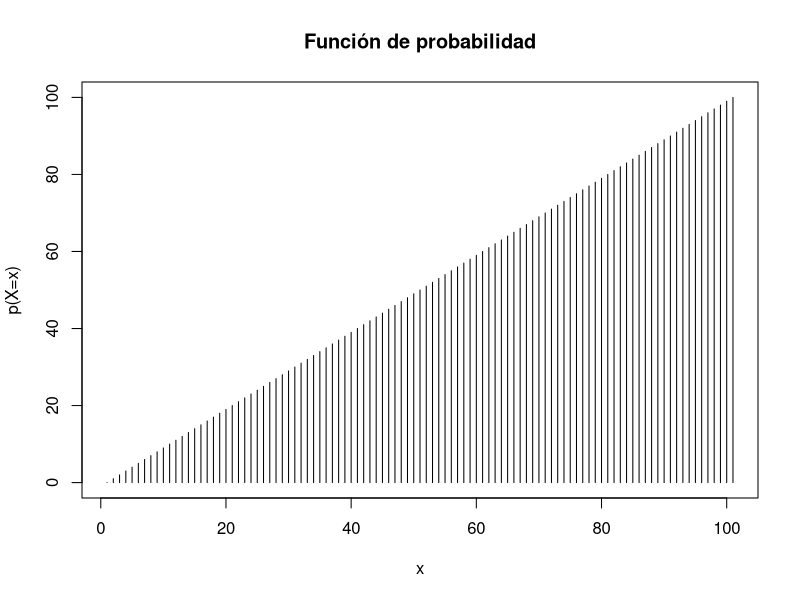
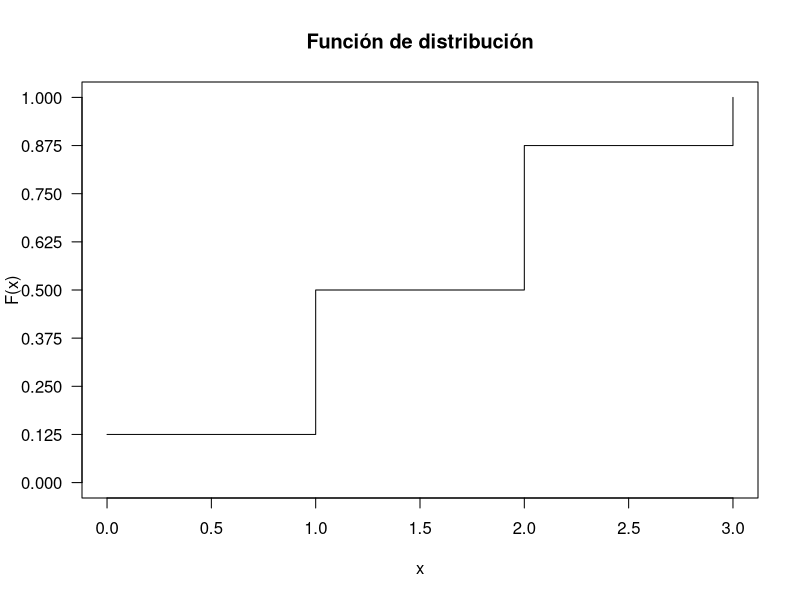
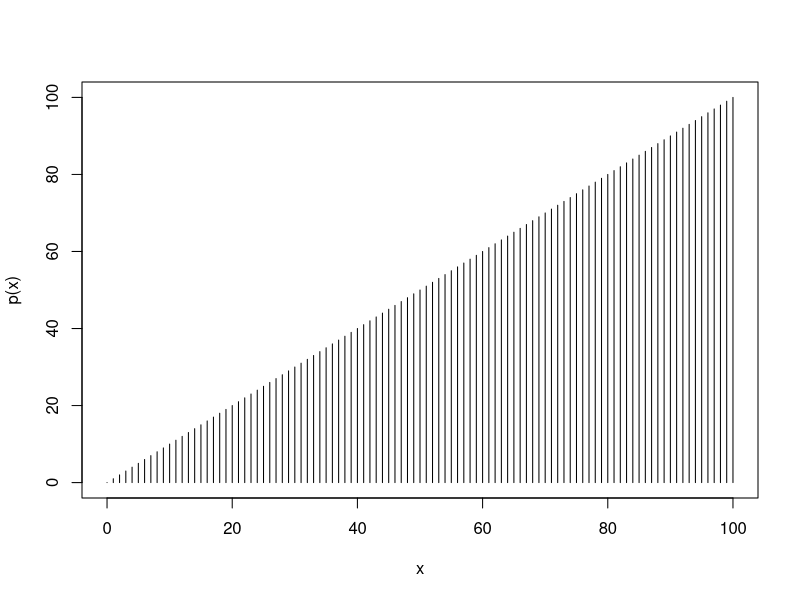

The R source for these figures, in order:
## ---- chunk 1
knitr::opts_chunk$set(echo = TRUE)
## ---- chunk 2
p_heads <- function(x, n, p) {
  # ???????????????????
}

x = 0:100
p = p_heads(x,  100, 0.5)
plot(x, p, type = 'h', xlab = "x", ylab = "p(X=x)", 
     main = "Función de probabilidad")

## ---- chunk 3
# WARNING: Not properly vectorized!
F_heads <- function(x, n, p) {
  # sum(p_heads(???????????????, n, p))
}
# Due to non-vectorization --> FAILS: F_heads(0:2, 3, 0.5)
# To correct it:
F_heads <- Vectorize(F_heads)

# P(40 <= X <= 60)
# ???????????????????????

# P(40 < X < 60)
# ???????????????????????

# P(40 <= X < 60)
# ???????????????????????
 
#plot(?????????????, type = "s", xlab="x", ylab="F(x)", 
#     main = "Función de distribución",
#     ylim=c(0,1)
#)
## ---- chunk 4
F_values = c('0' = 0.125, '1' = 0.5, '2' = 0.875, '3' = 1)
plot(0:3, F_values, type = "s", xlab="x", ylab="F(x)", main = "Función de distribución",
     ylim=c(0, 1), yaxt="n")
axis(2, at = seq(0, 1, by = 0.125), las=2)
## ---- chunk 5
## ?????????????
## ---- chunk 6
# Definición
xs <- 0:100
ps <- p_heads(0:100, 100, 0.5)
# ??????????????


# Simulación
sims <- replicate(5000, {
  #????????
})
## ---- chunk 7
# ???????????
## ---- chunk 8
joint_xy = function(x, y, n, p) {
  # ??????????????????
}

# probs <- ?????????????
# colnames(probs) = paste("Y =", 0:4)
# rownames(probs) = paste("X =", 0:4)
# probs
 
## ---- chunk 9
# ???
## ---- chunk 10
p_bimodal <- function(x) {
  p_0 <- 0.4
  p_1 <- 0.6
  x # Replace ?????????????
}
plot(0:100, p_bimodal(0:100), type = 'h', xlab="x", ylab="p(x)")
## ---- chunk 11
# ???
## ---- chunk 12
probs = matrix(
  c(0.00, 0.00, 0.03, 0.18,
    0.00, 0.04, 0.24, 0.02,
    0.02, 0.23, 0.04, 0.00,
    0.16, 0.04, 0.00, 0.00),
  byrow = TRUE,
  ncol = 4
)
rownames(probs) <- paste0("y=", seq(1, 2.5, by=0.5))
colnames(probs) <- paste0("x=", 1:4)
## ---- chunk 13
# outer(??????)
# ???
## ---- chunk 14
# ???
